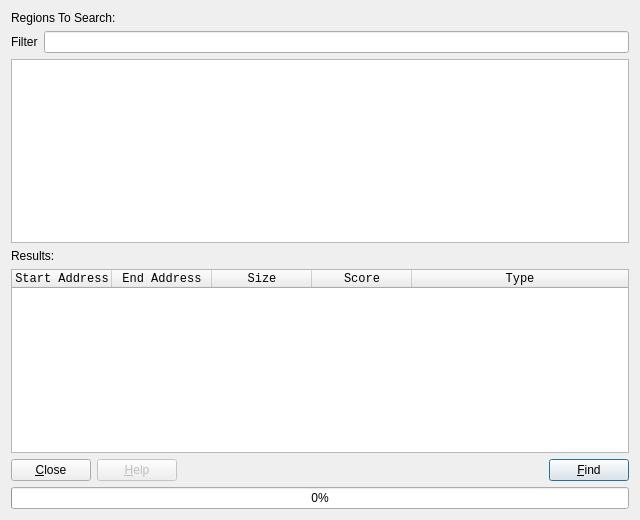
<?xml version="1.0" encoding="UTF-8"?>
<ui version="4.0">
 <author>Evan Teran</author>
 <class>DialogFunctions</class>
 <widget class="QDialog" name="DialogFunctions">
  <property name="geometry">
   <rect>
    <x>0</x>
    <y>0</y>
    <width>640</width>
    <height>520</height>
   </rect>
  </property>
  <property name="windowTitle">
   <string>Function Finder</string>
  </property>
  <layout class="QGridLayout" name="gridLayout">
   <item row="0" column="0" colspan="2">
    <widget class="QLabel" name="lblRegions">
     <property name="text">
      <string>Regions To Search:</string>
     </property>
    </widget>
   </item>
   <item row="1" column="0">
    <widget class="QLabel" name="label">
     <property name="text">
      <string>Filter</string>
     </property>
    </widget>
   </item>
   <item row="1" column="1">
    <widget class="QLineEdit" name="txtSearch"/>
   </item>
   <item row="2" column="0" colspan="2">
    <widget class="QTableView" name="tableView">
     <property name="font">
      <font>
       <family>Monospace</family>
      </font>
     </property>
     <property name="editTriggers">
      <set>QAbstractItemView::NoEditTriggers</set>
     </property>
     <property name="alternatingRowColors">
      <bool>true</bool>
     </property>
     <property name="selectionMode">
      <enum>QAbstractItemView::SingleSelection</enum>
     </property>
     <property name="selectionBehavior">
      <enum>QAbstractItemView::SelectRows</enum>
     </property>
     <property name="sortingEnabled">
      <bool>true</bool>
     </property>
     <attribute name="horizontalHeaderStretchLastSection">
      <bool>true</bool>
     </attribute>
     <attribute name="verticalHeaderVisible">
      <bool>false</bool>
     </attribute>
    </widget>
   </item>
   <item row="3" column="0" colspan="2">
    <widget class="QLabel" name="lblResults">
     <property name="text">
      <string>Results:</string>
     </property>
    </widget>
   </item>
   <item row="4" column="0" colspan="2">
    <widget class="QTableWidget" name="tableWidget">
     <property name="font">
      <font>
       <family>Monospace</family>
      </font>
     </property>
     <property name="editTriggers">
      <set>QAbstractItemView::NoEditTriggers</set>
     </property>
     <property name="alternatingRowColors">
      <bool>true</bool>
     </property>
     <property name="selectionMode">
      <enum>QAbstractItemView::SingleSelection</enum>
     </property>
     <property name="selectionBehavior">
      <enum>QAbstractItemView::SelectRows</enum>
     </property>
     <property name="sortingEnabled">
      <bool>true</bool>
     </property>
     <attribute name="horizontalHeaderStretchLastSection">
      <bool>true</bool>
     </attribute>
     <attribute name="verticalHeaderVisible">
      <bool>false</bool>
     </attribute>
     <column>
      <property name="text">
       <string>Start Address</string>
      </property>
     </column>
     <column>
      <property name="text">
       <string>End Address</string>
      </property>
     </column>
     <column>
      <property name="text">
       <string>Size</string>
      </property>
     </column>
     <column>
      <property name="text">
       <string>Score</string>
      </property>
     </column>
     <column>
      <property name="text">
       <string>Type</string>
      </property>
     </column>
    </widget>
   </item>
   <item row="5" column="0" colspan="2">
    <layout class="QHBoxLayout">
     <item>
      <widget class="QPushButton" name="btnClose">
       <property name="text">
        <string>&amp;Close</string>
       </property>
      </widget>
     </item>
     <item>
      <widget class="QPushButton" name="btnHelp">
       <property name="enabled">
        <bool>false</bool>
       </property>
       <property name="text">
        <string>&amp;Help</string>
       </property>
      </widget>
     </item>
     <item>
      <spacer>
       <property name="orientation">
        <enum>Qt::Horizontal</enum>
       </property>
       <property name="sizeHint" stdset="0">
        <size>
         <width>40</width>
         <height>20</height>
        </size>
       </property>
      </spacer>
     </item>
     <item>
      <widget class="QPushButton" name="btnFind">
       <property name="text">
        <string>&amp;Find</string>
       </property>
       <property name="default">
        <bool>true</bool>
       </property>
      </widget>
     </item>
    </layout>
   </item>
   <item row="6" column="0" colspan="2">
    <widget class="QProgressBar" name="progressBar">
     <property name="value">
      <number>0</number>
     </property>
     <property name="orientation">
      <enum>Qt::Horizontal</enum>
     </property>
    </widget>
   </item>
  </layout>
 </widget>
 <tabstops>
  <tabstop>tableView</tabstop>
  <tabstop>tableWidget</tabstop>
  <tabstop>btnClose</tabstop>
  <tabstop>btnHelp</tabstop>
  <tabstop>btnFind</tabstop>
  <tabstop>txtSearch</tabstop>
 </tabstops>
 <resources/>
 <connections>
  <connection>
   <sender>btnClose</sender>
   <signal>clicked()</signal>
   <receiver>DialogFunctions</receiver>
   <slot>reject()</slot>
   <hints>
    <hint type="sourcelabel">
     <x>66</x>
     <y>486</y>
    </hint>
    <hint type="destinationlabel">
     <x>265</x>
     <y>468</y>
    </hint>
   </hints>
  </connection>
 </connections>
</ui>
